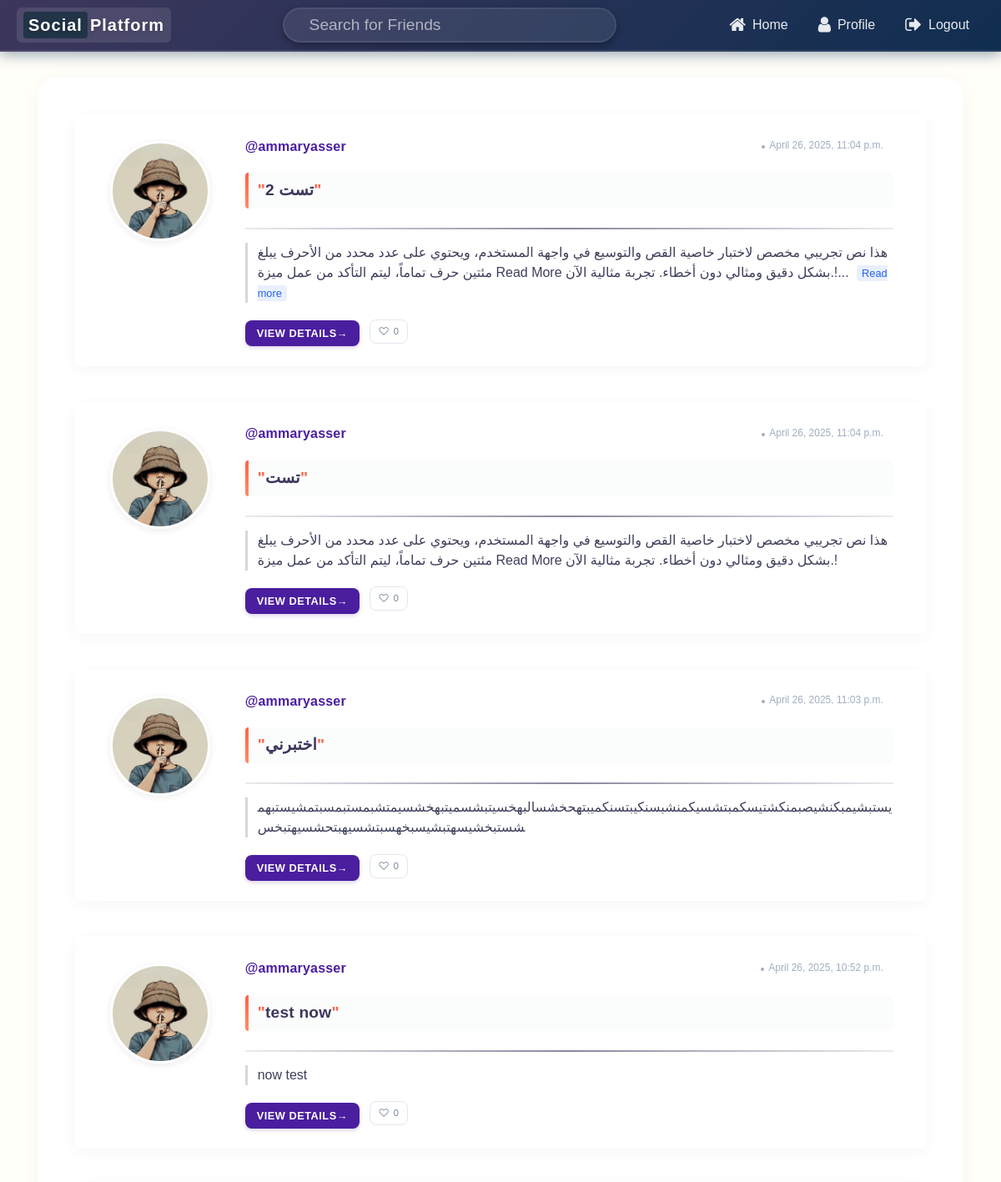
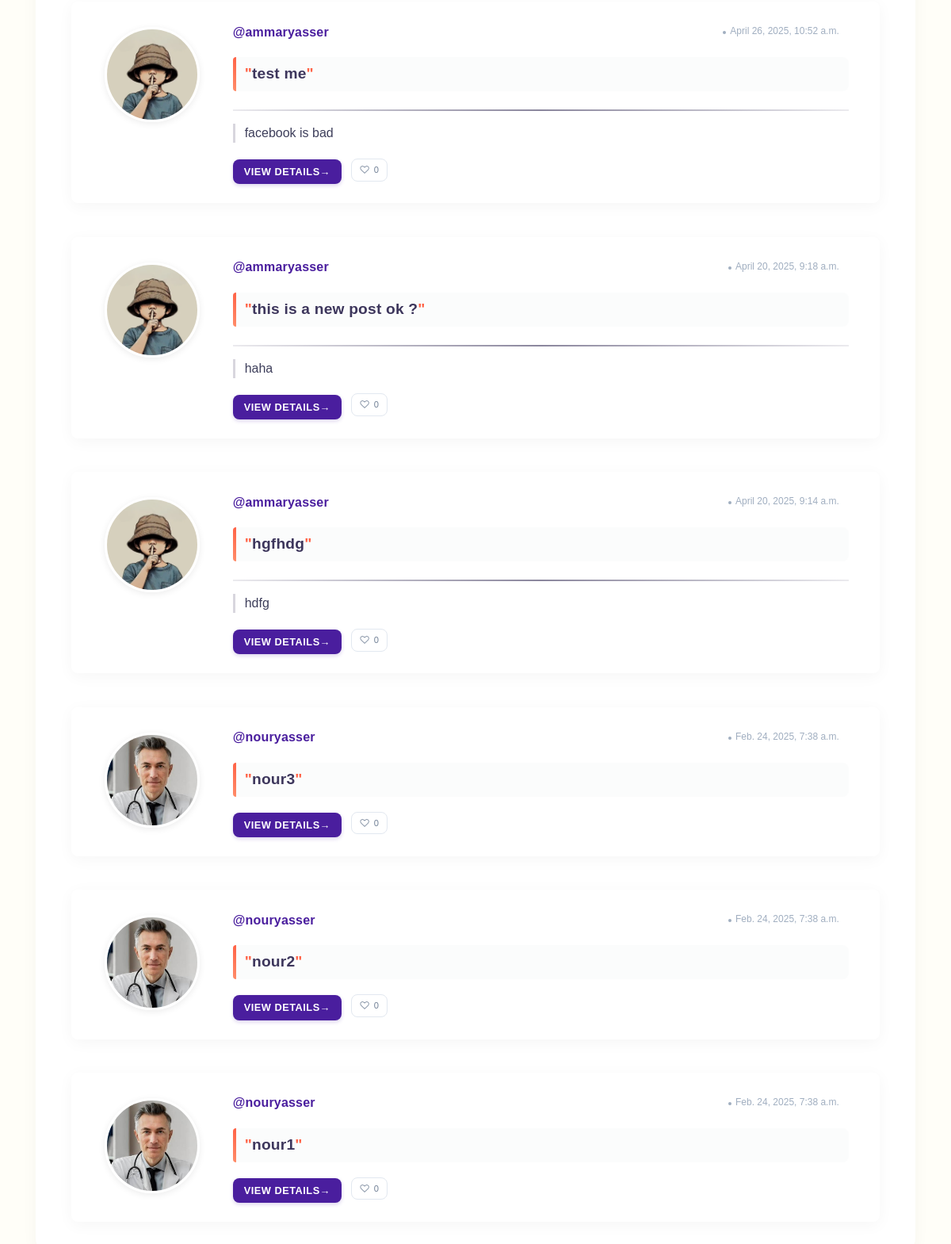
The page /home/ (signed in) on the database as committed earlier (2 pictures, top to bottom).
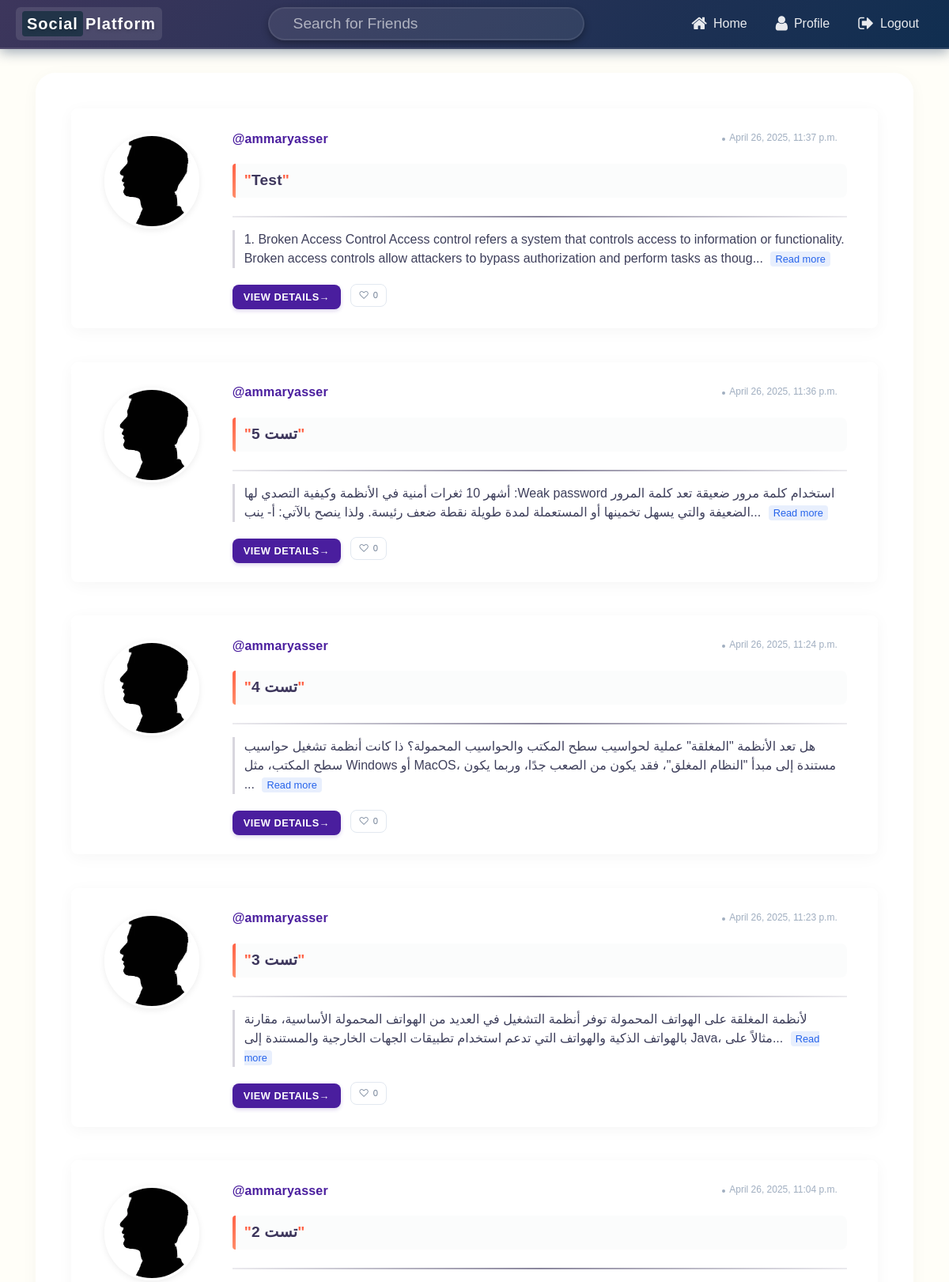
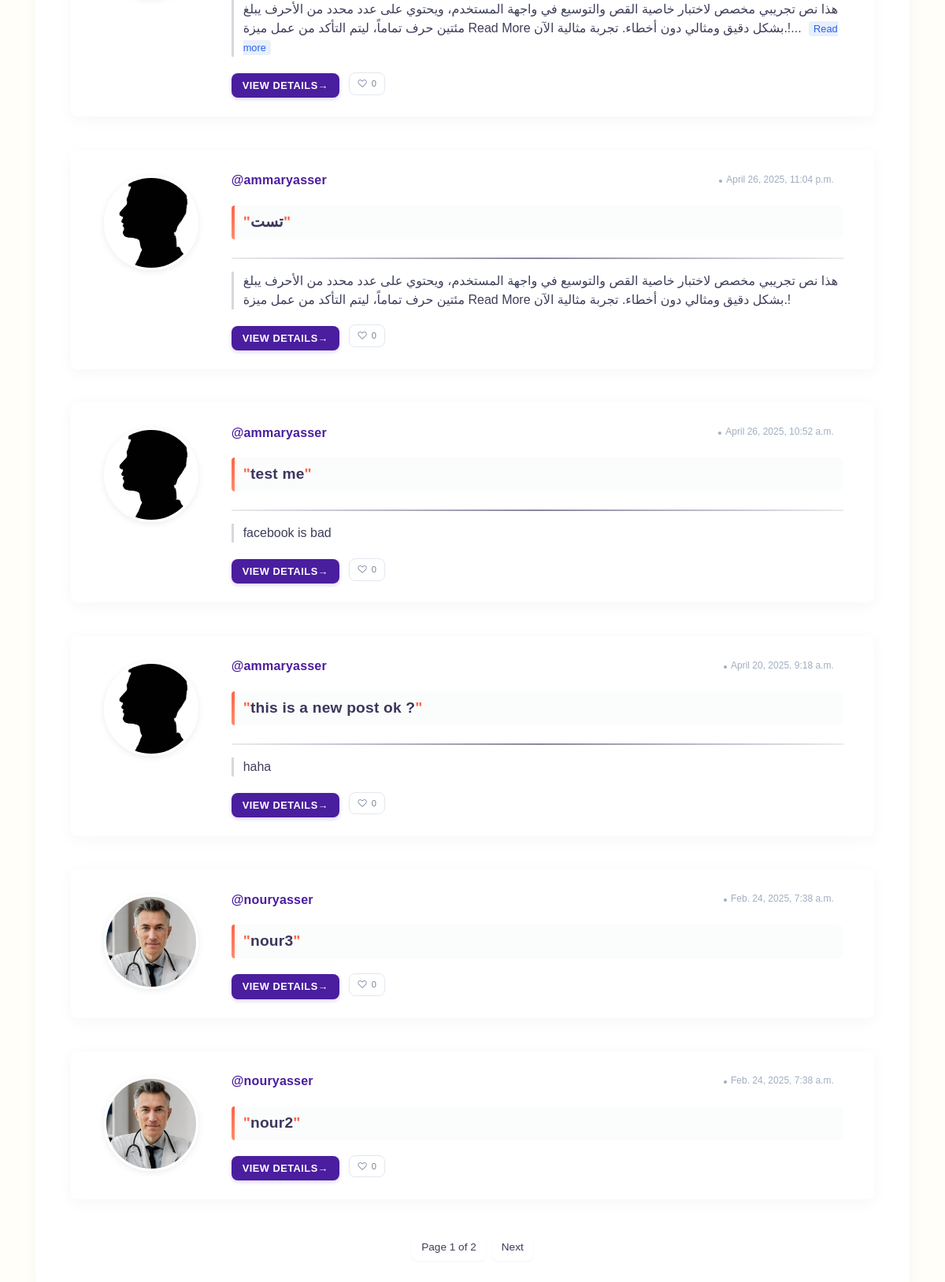
The same page on the database as committed later (2 pictures, top to bottom).
### core/models.py (models this page shows, shortened)
class Post(models.Model):
    user = models.ForeignKey(User, on_delete=models.CASCADE)
    caption = models.TextField(max_length=800 , null=False)
    date = models.DateTimeField(auto_now_add=True)
    target_url = models.URLField(default="https://example.com")
    description = models.TextField(blank=True, null=True)

class User(AbstractUser):
    profile_pic = models.ImageField(default='profile_pics/default.jpg',upload_to='profile_pics')
    bio = models.TextField(null = True ,max_length=500,blank=True,default='')
    def get_followings(self):
        followings = Friends.objects.filter(user_A = self)
        temp = []
        for item in followings:
            temp.append(item.user_B.id)
        return temp

### core/views.py (the view)
# urls.py: path('home/', HomePage.as_view(), name='home_page'),
@method_decorator(login_required(login_url='login_page'), name='dispatch')
class HomePage(ListView):
    model = Post
    template_name = 'home_page.html'
    paginate_by = 10
    def get_queryset(self):
        followings = self.request.user.get_followings()
        return Post.objects.filter(user_id__in = followings ).order_by('-date')

### Templates/home_page.html (shortened to what this page needs)
{%  extends 'base.html' %}
{% load crispy_forms_tags %}
{% load static %}
{% block extra_css %}
<link rel="stylesheet" href="{% static 'css/home.css' %}">
{% endblock %}
{% block navbar %}
{%  include 'navbar.html' %}
{% endblock navbar %}
{% block content %}
<div class="row" style="margin-top:2%;">
    <div class="col" >
        <div class="card card-body"style="border-radius:25px;">
{% for post in object_list %}
<div class="card" style="margin: 2%;">
    <div class="card-body row">
        <div class="col-md-2">
            <img src="{{ post.user.profile_pic.url }}" alt="Profile Picture">
        </div>
        <div class="col-md-10">
            <div class="user-info-header">
                <a href="/user/{{ post.user.username }}" class="card-link"><h4>@{{ post.user.username }}</h4></a>
                <p class="card-link date-link">{{ post.date }}</p>
            </div>
            <p class="card-text post-caption">
                <a href="{% url 'post_brief' post.id %}" style="text-decoration: none; color: inherit;">
                    <span style="color: #FF6347;">"</span>{{ post.caption }}<span style="color: #FF6347;">"</span>
                </a>
            </p>
            {% if post.description %}
                <span class="content-divider"></span>
                <div class="description-container">
                    {% if post.description|length > 200 %}
                        <span id="short-{{ post.id }}">{{ post.description|slice:":200" }}...</span>
                        <a href="javascript:void(0);" onclick="toggleReadMore('{{ post.id }}')" id="btn-{{ post.id }}" class="read-more-btn">Read more</a>
                    {% else %}
                        {{ post.description }}
                    {% endif %}
                </div>
            {% endif %}
            <div class="post-actions">
                <a href="{% url 'post_brief' post.id %}" class="btn btn-info btn-sm">View Details</a>
            </div>
        </div>
    </div>
</div>
{% endfor %}
            {%  include 'pagination.html' %}
        </div>
        <br>
    </div>
</div>
{% endblock content %}

Rows that differ between the two databases and show on the page:
removed Post: user.profile_pic (picture), user.username "ammaryasser", date "April 26, 2025, 11:03 p.m.", caption "اختبرني", description "يستبشيمبكنشيصبمنكشتيسكمبتشسيكمنشبسنكيبتسنكميبتهحخشسالبهخسيتبشسميتبهخشسيمتشبمستبمسبتمشيستبهمشستبخشيسهتبشيسبخهسبتشسيهبتحشسيهتبخس"
removed Post: user.profile_pic (picture), user.username "ammaryasser", date "April 26, 2025, 10:52 p.m.", caption "test now", description "now test"
removed Post: user.profile_pic (picture), user.username "ammaryasser", date "April 20, 2025, 9:14 a.m.", caption "hgfhdg", description "hdfg"
no longer on this page (row unchanged): Post: user.profile_pic (picture), user.username "nouryasser", date "Feb. 24, 2025, 7:38 a.m.", caption "nour1"
added Post: user.profile_pic (placeholder picture), user.username "ammaryasser", date "April 26, 2025, 11:37 p.m.", caption "Test", description "1. Broken Access Control Access control refers a system that controls access to information or functionality. Broken access controls allow attackers to bypass authorization and perform tasks as thoug"
added Post: user.profile_pic (placeholder picture), user.username "ammaryasser", date "April 26, 2025, 11:36 p.m.", caption "تست 5", description "أشهر 10 ثغرات أمنية في الأنظمة وكيفية التصدي لها :Weak password استخدام كلمة مرور ضعيقة تعد كلمة المرور الضعيفة والتي يسهل تخمينها أو المستعملة لمدة طويلة نقطة ضعف رئيسة. ولذا ينصح بالآتي: أ- ينب"
added Post: user.profile_pic (placeholder picture), user.username "ammaryasser", date "April 26, 2025, 11:24 p.m.", caption "تست 4", description "هل تعد الأنظمة \"المغلقة\" عملية لحواسيب سطح المكتب والحواسيب المحمولة؟ ذا كانت أنظمة تشغيل حواسيب سطح المكتب، مثل Windows أو MacOS، مستندة إلى مبدأ \"النظام المغلق\"، فقد يكون من الصعب جدًا، وربما يكون"
added Post: user.profile_pic (placeholder picture), user.username "ammaryasser", date "April 26, 2025, 11:23 p.m.", caption "تست 3", description "لأنظمة المغلقة على الهواتف المحمولة توفر أنظمة التشغيل في العديد من الهواتف المحمولة الأساسية، مقارنة بالهواتف الذكية والهواتف التي تدعم استخدام تطبيقات الجهات الخارجية والمستندة إلى Java، مثالاً على"
changed through a linked row, Post "تست 2": user.profile_pic: picture removed, a placeholder shows
changed through a linked row, Post "تست": user.profile_pic: picture removed, a placeholder shows
changed through a linked row, Post "test me": user.profile_pic: picture removed, a placeholder shows
changed through a linked row, Post "this is a new post ok ?": user.profile_pic: picture removed, a placeholder shows
Other text that changed with them:
{{ page_obj.number }}: (not shown) → "1"
{{ page_obj.paginator.num_pages }}: (not shown) → "2"
text now shown: "Page of Next"
